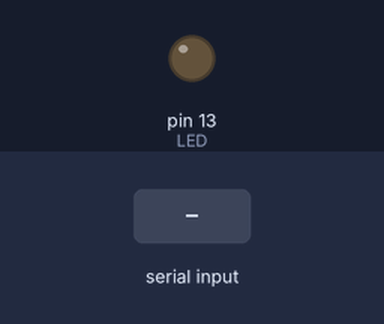
Bench run of a sketch on a simulated Arduino Uno, built with avr-gcc and run on an emulated ATmega328P. Parts: output pins drawn as LEDs (lit = HIGH). The inputs (shaded band) are chosen by the test bench.

Above: at 1.8 s.
1.9 s: "1" received over the second serial link
At 2.8 s:
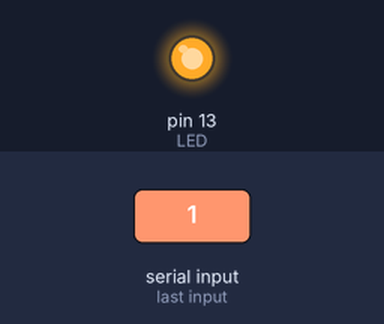
3.5 s: "0" received over the second serial link
At 4.0 s:
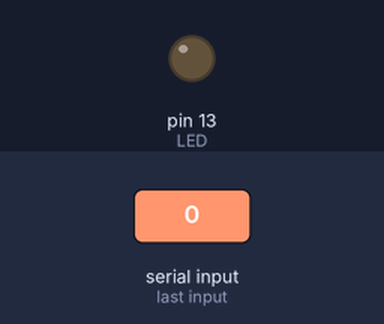
Timing chart, 0 to 6.5 s (numbered marks = the images above; inputs shaded):
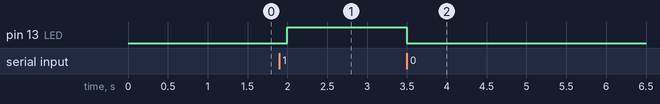

The sketch:

bt_led.ino
```cpp
#include <SoftwareSerial.h>

const int RX = 8;
const int TX = 6;
const int LED = 13;

SoftwareSerial blueToothSerial(RX, TX);

void setup() {
  pinMode(LED, OUTPUT);
  blueToothSerial.begin(38400);
}

void loop() {
  if(blueToothSerial.available()){
    char c = blueToothSerial.read();
    if (c == '1') {
      digitalWrite(LED, HIGH);
    }
    else {
      digitalWrite(LED, LOW);
    }
  }
  delay(500);
}
```

Measured:
- after the input at 1.9 s, pin 13 (LED): LOW → HIGH after 0.10 s
- after the input at 3.5 s, pin 13 (LED): HIGH → LOW at once
